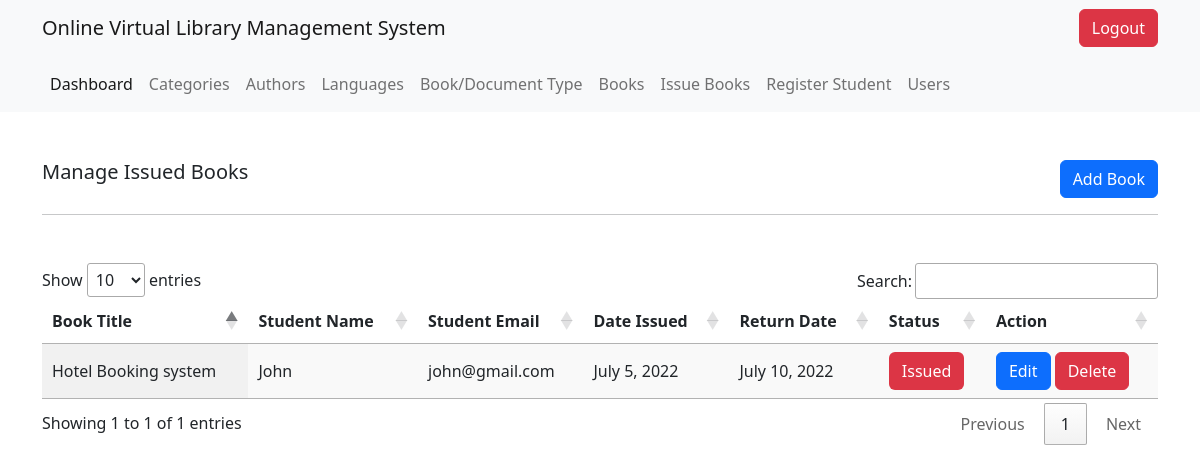
The app's page /issued_books/ (signed in), older data.
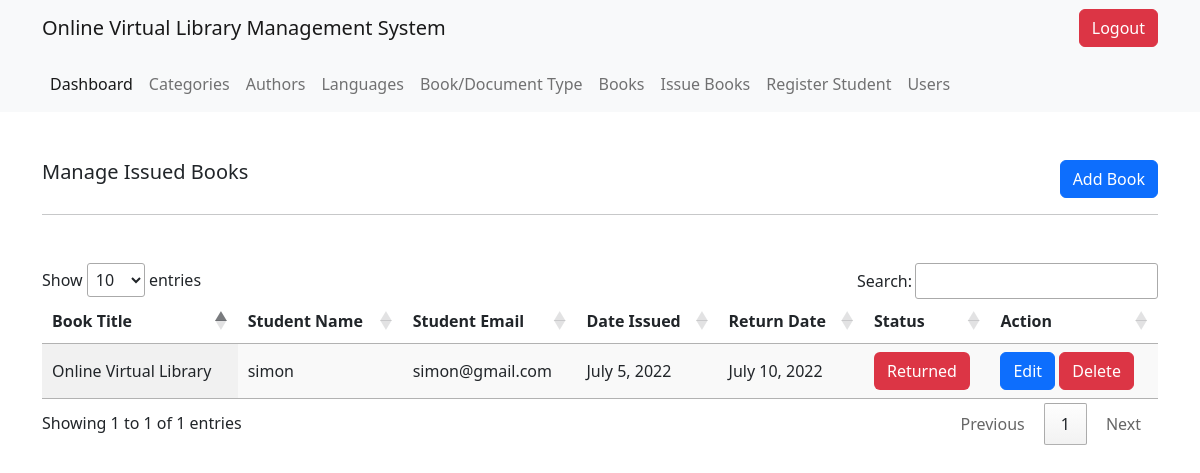
The same page, newer data.
### v_library/models.py (models this page shows, shortened)
class BorrowedBook(models.Model):
    STATUS = (
        ("Issued", "Issued"),
        ('Returned', "Returned"),
    )
    user = models.ForeignKey(User, on_delete=models.SET_NULL, null=True)
    book = models.ForeignKey(Book, on_delete=models.SET_NULL, null=True)
    date_issued = models.DateField()
    return_date = models.DateField()
    status = models.CharField(max_length=300, choices=STATUS, default="Issued")
    late_return_fee = models.IntegerField()

class Book(models.Model):
    STATUS = (
        ("Active", "Active"),
        ('InActive', "InActive")
    )
    title = models.CharField(max_length=200)
    pages = models.IntegerField()
    date_of_publication = models.DateField()
    description = models.CharField(max_length=200)
    status = models.CharField(max_length=300, choices=STATUS, default="Active")
    category = models.ForeignKey(Category, on_delete=models.SET_NULL, null=True)
    language = models.ForeignKey(Language, on_delete=models.SET_NULL, null=True)
    doc_type = models.ForeignKey(BookDocumentType, on_delete=models.SET_NULL, null=True)
    authors = models.ManyToManyField(Author)

### v_library/decorators.py (the view)
        def wrapper_func(request, *args, **kwargs):
            user = None
            if request.user.is_staff:
                user = 'staff'
            else :
                user = 'student'
            print(user)
            if user in allowed_roles:
                return view_func(request,*args, **kwargs)
            else:
                return HttpResponse('Access restricted')

### v_library/views.py (called while the page is built)
@login_required
@allowed_users(allowed_roles = ['staff'])
def issued_books(request):
    borrowed_books = BorrowedBook.objects.all()
    context = {
        'borrowed_books': borrowed_books,
    }
    return render(request, 'v_library/issued_books.html', context)

### v_library/templates/v_library/issued_books.html
{% extends 'v_library/root.html' %}
{% block content %}
<div class="container">
    <div class="d-flex justify-content-between mt-5">
        <h5 class="">Manage Issued Books</h5>
        <a href="{% url 'add_issued_book' %}" class="btn btn-primary inline-block">Add Book</a>
    </div>
    <hr>
</div>
<div class="container mt-5">
    <table class="table_id display" >
        <thead>
            <tr>
                <th>Book Title</th>
                <th>Student Name</th>
                <th>Student Email</th>
                <th>Date Issued</th>
                <th>Return Date</th>
                <th>Status</th>
                <th>Action</th>
            </tr>
        </thead>
        <tbody>
            {% for borrowed_book in borrowed_books %}
            <tr>
                <td>{{borrowed_book.book.title}}</td>
                <td>{{borrowed_book.user.username}}</td>
                <td>{{borrowed_book.user.email}}</td>
                <td>{{borrowed_book.date_issued}}</td>
                <td>{{borrowed_book.return_date}}</td>
                <td>
                    {% if book.status == 1 %}
                        <span class="btn btn-success text-white" >{{borrowed_book.status}}</span>
                    {% else %}
                        <span class="btn bg-danger text-white" >{{borrowed_book.status}}</span>
                    {% endif %}
                </td>
                <td>
                    <a href="{% url 'edit_issued_book' borrowed_book.id %}" class="btn btn-primary">Edit</a>
                    <a href="{% url 'delete_issued_book' borrowed_book.id %}" class="btn btn-danger">Delete</a>
                </td>
            </tr>
            {% endfor %}
        </tbody>
    </table>
</div>
{% endblock %}

Row changes from the older to the newer data that the page shows:
removed BorrowedBook: book "Hotel Booking system", user.username "John", user.email "john@gmail.com", date_issued "July 5, 2022", return_date "July 10, 2022", status "Issued"
added BorrowedBook: book "Online Virtual Library", user.username "simon", user.email "simon@gmail.com", date_issued "July 5, 2022", return_date "July 10, 2022", status "Returned"
